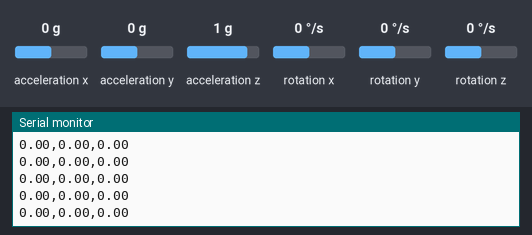
Recording of a sketch running on a simulated ESP32-S3. On the bench: the last lines printed to the serial monitor. The test bench sets the inputs (shaded band); at power-on: acceleration x 0 g, acceleration y 0 g, acceleration z 1 g, rotation x 0 °/s, rotation y 0 °/s, rotation z 0 °/s.

Above: at 3.1 s.
3.2 s: acceleration x set to -1.4 g
At 4.2 s:
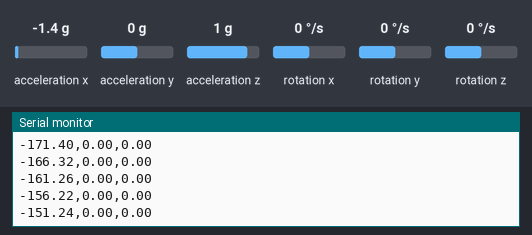
4.7 s: acceleration y set to -1.4 g
At 5.2 s:
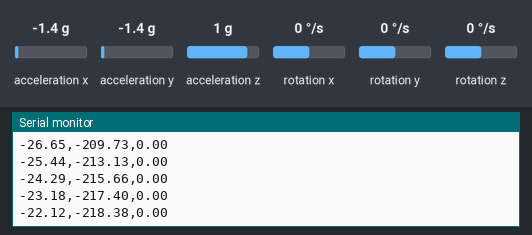
6.2 s: acceleration z set to -1.4 g
At 7.0 s:
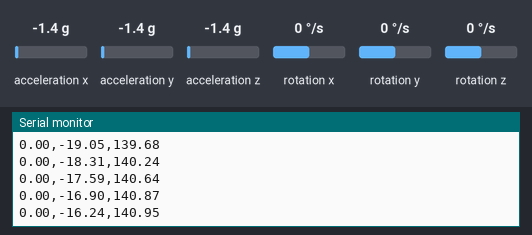
Timing chart, 0 to 9.2 s (numbered marks = the images above; inputs shaded):
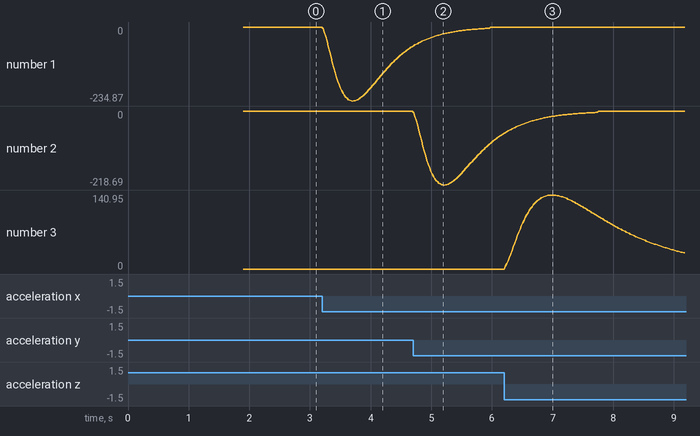

The sketch:

esp32s3_mpu6050.ino
```cpp
#include <Wire.h>
#include <MPU6050.h>

MPU6050 mpu;

// Raw readings
int16_t ax, ay, az;

// Offsets
int16_t ax_offset = 0;
int16_t ay_offset = 0;
int16_t az_offset = 0;

// Filtered values
float fax = 0, fay = 0, faz = 0;

// Previous filtered values
float prev_fax = 0, prev_fay = 0, prev_faz = 0;

// Complementary filtered values
float comp_ax = 0, comp_ay = 0, comp_az = 0;

// NEW: Additional smoothing stage
float smooth_ax = 0, smooth_ay = 0, smooth_az = 0;

// Filter parameters (made stronger for less sensitivity)
const float ALPHA_X = 0.93;  // Increased from 0.90
const float ALPHA_Y = 0.92;  // Increased from 0.86
const float ALPHA_Z = 0.95;  // Increased from 0.90

const float COMP_ALPHA_X = 0.95;  // Increased from 0.95
const float COMP_ALPHA_Y = 0.96;  // Increased from 0.88
const float COMP_ALPHA_Z = 0.98;  // Increased from 0.92

// NEW: Third smoothing stage
const float SMOOTH_ALPHA_X = 0.85;
const float SMOOTH_ALPHA_Y = 0.85;
const float SMOOTH_ALPHA_Z = 0.85;

// Deadzones (increased for less sensitivity)
const int DEADZONE_X = 8;  // Increased from 7
const int DEADZONE_Y = 8;   // Increased from 4
const int DEADZONE_Z = 10;  // Increased from 5

// NEW: Delta scaling (reduce output magnitude)
const float SCALE_X = 0.5;  // Reduce X sensitivity by 50%
const float SCALE_Y = 0.5;  // Reduce Y sensitivity by 50%
const float SCALE_Z = 0.5;  // Reduce Z sensitivity by 50%

void calibrateMPU() {
  long sumX=0, sumY=0, sumZ=0;
  Serial.println("Calibrating... Keep sensor still!");
  for(int i=0;i<500;i++){
    mpu.getAcceleration(&ax,&ay,&az);
    sumX += ax;
    sumY += ay;
    sumZ += az;
    delay(2);
  }
  ax_offset = sumX/500;
  ay_offset = sumY/500;
  az_offset = sumZ/500;
  Serial.println("Calibration done.");
}

void setup() {
  Serial.begin(115200);
  Wire.begin(21,20);
  Wire.setClock(100000);

  mpu.initialize();

  if(!mpu.testConnection()){
    Serial.println("MPU6050 connection failed!");
    while(1);
  }

  Serial.println("MPU6050 connected.");
  calibrateMPU();
}

void loop() {
  // Read raw
  mpu.getAcceleration(&ax,&ay,&az);

  // Offset
  int16_t ax_corr = ax - ax_offset;
  int16_t ay_corr = ay - ay_offset;
  int16_t az_corr = az - az_offset;

  // EMA (first stage)
  fax = ALPHA_X*fax + (1-ALPHA_X)*ax_corr;
  fay = ALPHA_Y*fay + (1-ALPHA_Y)*ay_corr;
  faz = ALPHA_Z*faz + (1-ALPHA_Z)*az_corr;

  // Complementary (second stage)
  comp_ax = COMP_ALPHA_X*comp_ax + (1-COMP_ALPHA_X)*fax;
  comp_ay = COMP_ALPHA_Y*comp_ay + (1-COMP_ALPHA_Y)*fay;
  comp_az = COMP_ALPHA_Z*comp_az + (1-COMP_ALPHA_Z)*faz;

  // NEW: Third smoothing stage
  smooth_ax = SMOOTH_ALPHA_X*smooth_ax + (1-SMOOTH_ALPHA_X)*comp_ax;
  smooth_ay = SMOOTH_ALPHA_Y*smooth_ay + (1-SMOOTH_ALPHA_Y)*comp_ay;
  smooth_az = SMOOTH_ALPHA_Z*smooth_az + (1-SMOOTH_ALPHA_Z)*comp_az;

  // Delta (using the new smoothed values)
  float dx = smooth_ax - prev_fax;
  float dy = smooth_ay - prev_fay;
  float dz = smooth_az - prev_faz;

  // Deadzone
  if(abs(dx)<DEADZONE_X) dx=0;
  if(abs(dy)<DEADZONE_Y) dy=0;
  if(abs(dz)<DEADZONE_Z) dz=0;

  // NEW: Scale down the output
  dx *= SCALE_X;
  dy *= SCALE_Y;
  dz *= SCALE_Z;

  // Send CSV
  Serial.print(dx,2); Serial.print(",");
  Serial.print(dy,2); Serial.print(",");
  Serial.println(dz,2);

  // Save previous (using smoothed values)
  prev_fax = smooth_ax;
  prev_fay = smooth_ay;
  prev_faz = smooth_az;

  delay(20); // 50Hz
}
```

Measured:
- after the input at 3.2 s, the serial monitor: prints a new line at once (image 1)
- plotted number 1: 0 → -62.25 after the input at 3.2 s
